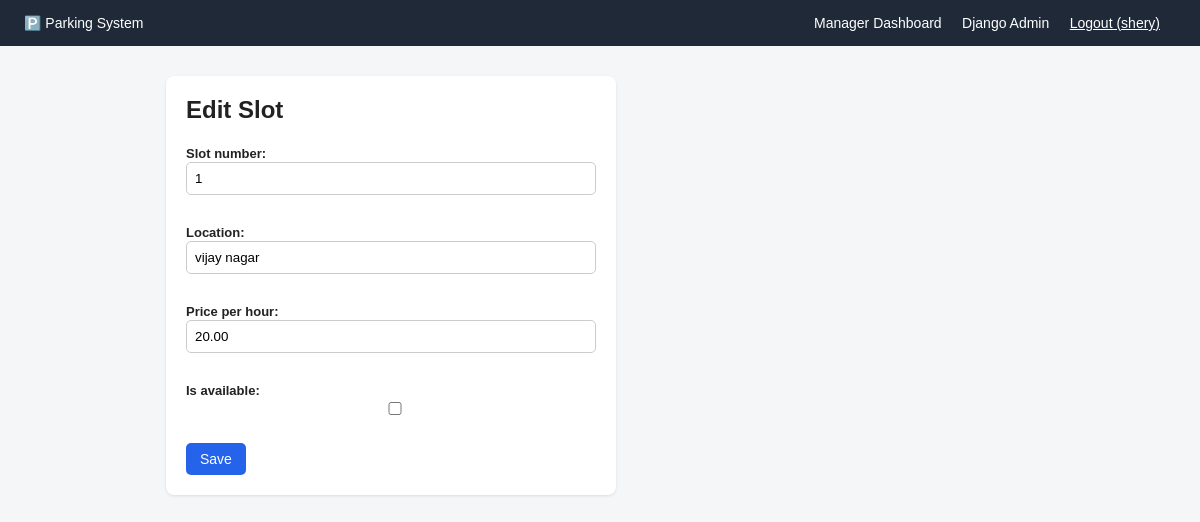
Page /manager/slots/1/edit/ (signed in) on the committed database.
### parking/models.py (models this page shows, shortened)
class ParkingSlot(models.Model):
    slot_number = models.CharField(max_length=20, unique=True)
    location = models.CharField(max_length=100, blank=True)
    price_per_hour = models.DecimalField(max_digits=6, decimal_places=2, default=20.00)
    is_available = models.BooleanField(default=True)

### parking/views.py (the view)
# urls.py: path('manager/slots/<int:slot_id>/edit/', views.edit_slot, name='edit_slot'),
@login_required
def edit_slot(request, slot_id):
    if not is_manager(request.user):
        return redirect('slot_list')
    slot = get_object_or_404(ParkingSlot, id=slot_id)
    if request.method == 'POST':
        form = ParkingSlotForm(request.POST, instance=slot)
        if form.is_valid():
            form.save()
            messages.success(request, 'Slot update ho gaya.')
            return redirect('manager_dashboard')
    else:
        form = ParkingSlotForm(instance=slot)
    return render(request, 'parking/slot_form.html', {'form': form, 'title': 'Edit Slot'})

### parking/forms.py
class ParkingSlotForm(forms.ModelForm):
    class Meta:
        model = ParkingSlot
        fields = ['slot_number', 'location', 'price_per_hour', 'is_available']

### parking/views.py (called while the page is built)
def is_manager(user):
    return user.is_authenticated and (user.is_superuser or
           (hasattr(user, 'profile') and user.profile.is_manager))

### parking/templates/parking/slot_form.html (shortened to what this page needs)
{% extends 'parking/base.html' %}
{% block content %}
<div class="card" style="max-width:450px;">
    <h2>{{ title }}</h2>
    <form method="post">
        {{ form.as_p }}
        <button class="btn" type="submit">Save</button>
    </form>
</div>
{% endblock %}

### parking/templates/parking/base.html (shortened to what this page needs)
<!DOCTYPE html>
<html lang="en">
<head>
</head>
<body>
<nav>
    <div>
        <a href="{% url 'dashboard' %}">🅿️ Parking System</a>
    </div>
    <div>
        {% if user.is_authenticated %}
            {% if user.is_superuser or user.profile.is_manager %}
                <a href="{% url 'manager_dashboard' %}">Manager Dashboard</a>
            {% else %}
                <a href="{% url 'slot_list' %}">Available Slots</a>
                <a href="{% url 'my_bookings' %}">My Bookings</a>
            {% endif %}
            {% if user.is_superuser %}<a href="/admin/">Django Admin</a>{% endif %}
            <form action="{% url 'logout' %}" method="post" style="display:inline;">
                <button type="submit" class="btn" style="background:none; color:#fff; padding:0; margin-right:16px; font-size:14px; text-decoration:underline; cursor:pointer;">
                    Logout ({{ user.username }})
                </button>
            </form>
        {% else %}
            <a href="{% url 'login' %}">Login</a>
            <a href="{% url 'register' %}">Register</a>
        {% endif %}
    </div>
</nav>
<div class="container">
    {% block content %}{% endblock %}
</div>
</body>
</html>

### parking/templates/parking/base.html (style rules this page uses)
* { box-sizing: border-box; }
body { font-family: Arial, sans-serif; background: #f4f6f8; margin: 0; color: #222; }
nav { background: #1f2937; padding: 14px 24px; display: flex; justify-content: space-between; align-items: center; }
nav a { color: #fff; text-decoration: none; margin-right: 16px; font-size: 14px; }
.container { max-width: 900px; margin: 30px auto; padding: 0 16px; }
.card { background: #fff; border-radius: 8px; padding: 20px; box-shadow: 0 1px 3px rgba(0,0,0,0.1); margin-bottom: 16px; }
.btn { display: inline-block; padding: 8px 14px; background: #2563eb; color: #fff; border: none; border-radius: 5px; text-decoration: none; font-size: 14px; cursor: pointer; }
form input, form select { padding: 8px; width: 100%; margin-bottom: 12px; border: 1px solid #ccc; border-radius: 5px; }
label { font-size: 13px; font-weight: bold; }
h2 { margin-top: 0; }

### rows in the picture
ParkingSlot: slot_number "1", location "vijay nagar", price_per_hour "20.00"

### other values in the picture
{{ user.username }} "shery"
{{ title }} "Edit Slot"
